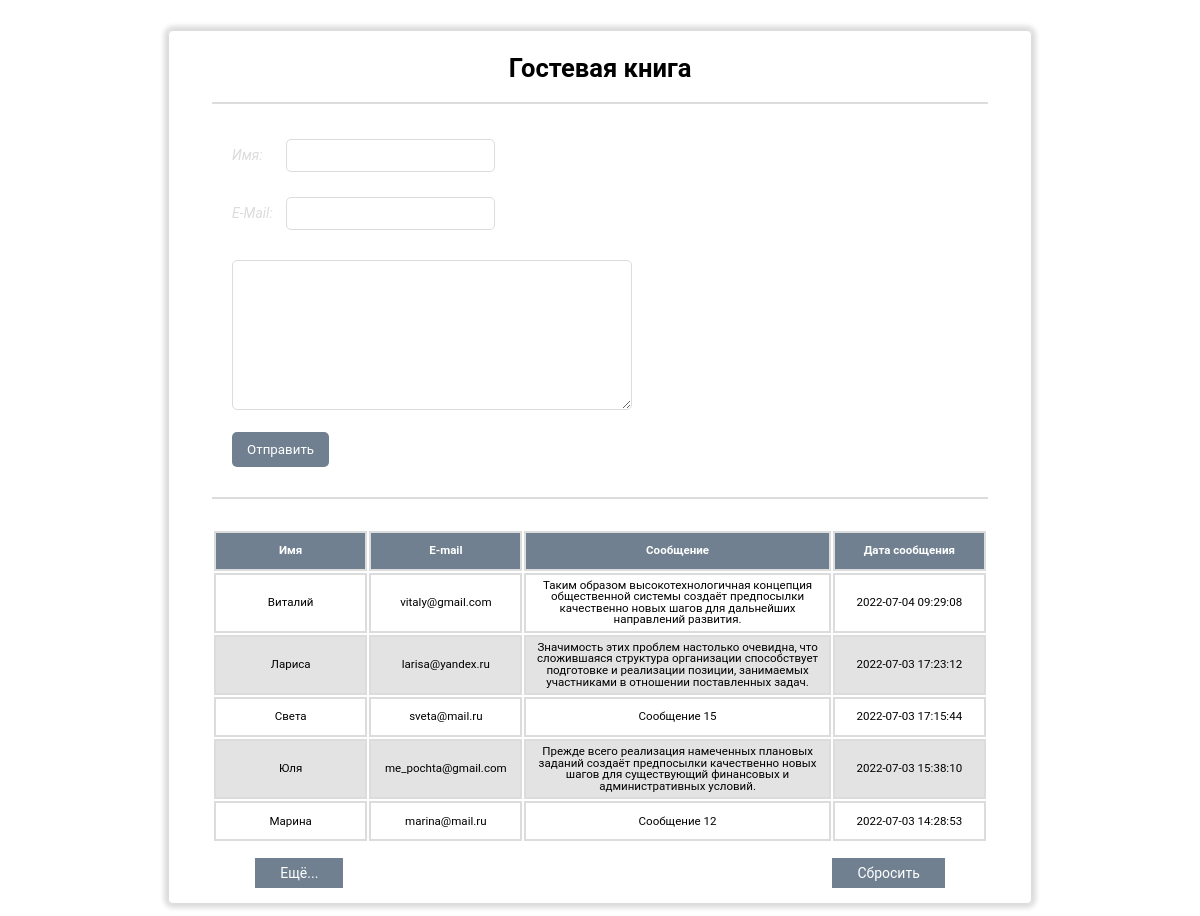
The page / on the database its author committed.
### tables this page shows
CREATE TABLE `posts` (
  `id` smallint(5) UNSIGNED NOT NULL,
  `name` varchar(30) NOT NULL,
  `email` varchar(30) NOT NULL,
  `post` text NOT NULL,
  `ip` text NOT NULL,
  `browser` text NOT NULL,
  `date` datetime NOT NULL
);

### View.php (called while the page is built, shortened)
<?php
require_once 'DB.php';
class View
{
    public function ShowRows()
    {
        $sql = 'SELECT *  FROM `posts` ORDER BY `id` DESC LIMIT 5';
        $result = db::getAll($sql);
        $this->arPosts = $result;
        return $this->arPosts;
    }
}
?>

### DB.php (called while the page is built, shortened)
<?php
class DB
{
    public static $dsn = 'mysql:dbname=gb;host=localhost';
    public static $user = 'root';
    public static $pass = 'root';
    public static $dbh = null;
    public static $sth = null;
    public static function getDbh()
    {
        if (!self::$dbh) {
            try {
                self::$dbh = new PDO(self::$dsn, self::$user, self::$pass, [
                    PDO::MYSQL_ATTR_INIT_COMMAND => "SET NAMES 'utf8'",
                ]);
                self::$dbh->setAttribute(
                    PDO::ATTR_ERRMODE,
                    PDO::ERRMODE_WARNING
                );
            } catch (PDOException $e) {
                exit('Error connecting to database: ' . $e->getMessage());
            }
        }
        return self::$dbh;
    }
    public static function destroy()
    {
        self::$dbh = null;
        return self::$dbh;
    }
    public static function getRow($query, $param = [])
    {
        self::$sth = self::getDbh()->prepare($query);
        self::$sth->execute((array) $param);
        return self::$sth->fetch(PDO::FETCH_ASSOC);
    }
    public static function getAll($query, $param = [])
    {
        self::$sth = self::getDbh()->prepare($query);
        self::$sth->execute((array) $param);
        return self::$sth->fetchAll(PDO::FETCH_ASSOC);
    }
}
?>

### index.php (the view, shortened to what this page needs)
<?php
require_once "View.php";
require_once "View.php";
$showRows = new View;
$arPosts = $showRows->ShowRows();
?>
<!DOCTYPE html>
<html lang="ru">
<head>
    <link rel="stylesheet" href="css/style.css?_v=20220701073021">
</head>
<body>
    <div class="wrapper">
    <main class="main">
        <div class="container">
            <div class="content">
                <h2>Гостевая книга</h2>
                <hr>
                <form action="functions.php" method="post" id="basic-form">
                    <div class="name input">
                        <label for="name">Имя:</label>
                        <input type="text" id="name" name="name" required maxlength="30"title="Пожалуйста, введите Ваше имя пользователя.">
                    </div>
                    <div class="email input">
                        <label for="email">E-Mail:</label>
                        <input type="email" id="email" name="email" required maxlength="30"title="Пожалуйста, введите Ваш E-mail.">
                    </div>
                    <div class="msd">
                        <textarea name="msd" id="message" required pattern=""title="Пожалуйста, введите Ваше Сообщение."></textarea>
                    </div>
                    <div class="send">
                        <input type="submit" name="submit" value="Отправить">
                    </div>
                </form>
                <hr class="line__table">
                <table class="table_sort">
                    <thead>
                        <tr>
                            <th class="col_1">Имя</th>
                            <th class="col_2">E-mail</th>
                            <th class="col_3">Сообщение</th>
                            <th class="col_4">Дата сообщения</th>
                        </tr>
                    </thead>
                    <tbody>
                        <? foreach ($arPosts as $arItem) : ?>
                            <tr>
                            <td class="col_1"><?= $arItem['name'] ?></td>
                            <td class="col_2"><?= $arItem['email'] ?></td>
                            <td class="col_3"><?= $arItem['post'] ?></td>
                            <td class="col_4"><?= $arItem['date'] ?></td>
                            </tr>
                        <? endforeach; ?>
                    </tbody>
                </table>
                <div class="buttom__block">
                    <a data-page="1" data-max="<?php echo $page; ?>" id="showmore-button" href="#"><div class="buttom__item showmore-bottom">Ещё...</div></a>
                    <div class="buttom__item"><buttom id="delite">Сбросить</buttom></div>
                </div>
            </div>
        </div>
    </main>
</div>
</body>
</html>

### css/style.css (style rules this page uses)
* { padding: 0; margin: 0; border: 0; }
*, *:before, *:after { -webkit-box-sizing: border-box; box-sizing: border-box; }
html, body { height: 100%; width: 100%; font-size: 100%; line-height: 1; font-size: 14px; -ms-text-size-adjust: 100%; -moz-text-size-adjust: 100%; -webkit-text-size-adjust: 100%; }
input, button, textarea { font-family: inherit; }
a, a:visited { text-decoration: none; }
h1, h2, h3, h4, h5, h6 { font-size: inherit; font-weight: 400; }
body { font-family: "Roboto", "Arial", sans-serif; height: 100%; }
.wrapper { max-width: 100%; }
.container { width: 80%; margin: 10px auto; }
.content { width: 90%; margin: 30px auto; border: 1px solid #DCDCDC; border-radius: 5px; -webkit-box-shadow: 0 0 5px 4px #DCDCDC; box-shadow: 0 0 5px 4px #DCDCDC; }
h2 { font-size: calc(20px + 10 * (100vw - 320px) / 1580); text-align: center; font-weight: 700; padding: 25px 0px 20px 0px; }
hr { width: 90%; height: 2px; background-color: #DCDCDC; margin: 0 auto; }
form { margin-top: 20px; }
.input { padding: 15px 0px 10px 0px; width: 90%; margin: 0 auto; }
.input label { padding: 0px 10px 0px 20px; font-style: italic; color: #DCDCDC; }
.input input { border: 1px solid #DCDCDC; border-radius: 5px; padding: 8px; }
.name label { padding: 30px 20px 0px 20px; }
.msd { width: 90%; margin: 20px auto; padding: 0px 10px 0px 20px; }
.msd textarea { border: 1px solid #DCDCDC; border-radius: 5px; padding: 8px; width: 400px; height: 150px; }
.send { width: 90%; margin: 20px auto; padding: 0px 10px 10px 20px; }
.send input { padding: 10px 15px 10px 15px; border-radius: 5px; background-color: #708090; color: #fff; }
.line__table { margin-bottom: 30px; }
table { margin: 0px auto; width: 90%; }
.col_1 { width: 20%; }
.col_2 { width: 20%; }
.col_3 { width: 40%; }
.col_4 { width: 20%; }
.table_sort th { color: #fff; background: #708090; cursor: pointer; }
.table_sort td, .table_sort th { height: 40px; text-align: center; border: 2px solid #DCDCDC; padding: 5px 5px 5px 5px; font-size: calc(6px + 10 * (100vw - 320px) / 1580); }
.table_sort> tbody { overflow-y: scroll; }
.table_sort tbody tr:nth-child(even) { background: #e3e3e3; }
.buttom__block { display: flex; justify-content: space-between; align-items: center; width: 80%; margin: 15px auto; }
.buttom__item { padding: 8px 25px; background-color: #708090; color: #fff; cursor: pointer; }

### rows shown on the page
posts: name "Виталий", email "vitaly@gmail.com", post "Таким образом высокотехнологичная концепция общественной системы создаёт предпосылки качественно новых шагов для дальнейших направлений развития.", date "2022-07-04 09:29:08"
posts: name "Лариса", email "larisa@yandex.ru", post "Значимость этих проблем настолько очевидна, что сложившаяся структура организации способствует подготовке и реализации позиции, занимаемых участниками в отношении поставленных задач.", date "2022-07-03 17:23:12"
posts: name "Света", email "sveta@mail.ru", post "Сообщение 15", date "2022-07-03 17:15:44"
posts: name "Юля", email "me_pochta@gmail.com", post "Прежде всего реализация намеченных плановых заданий создаёт предпосылки качественно новых шагов для существующий финансовых и административных условий.", date "2022-07-03 15:38:10"
posts: name "Марина", email "marina@mail.ru", post "Сообщение 12", date "2022-07-03 14:28:53"
